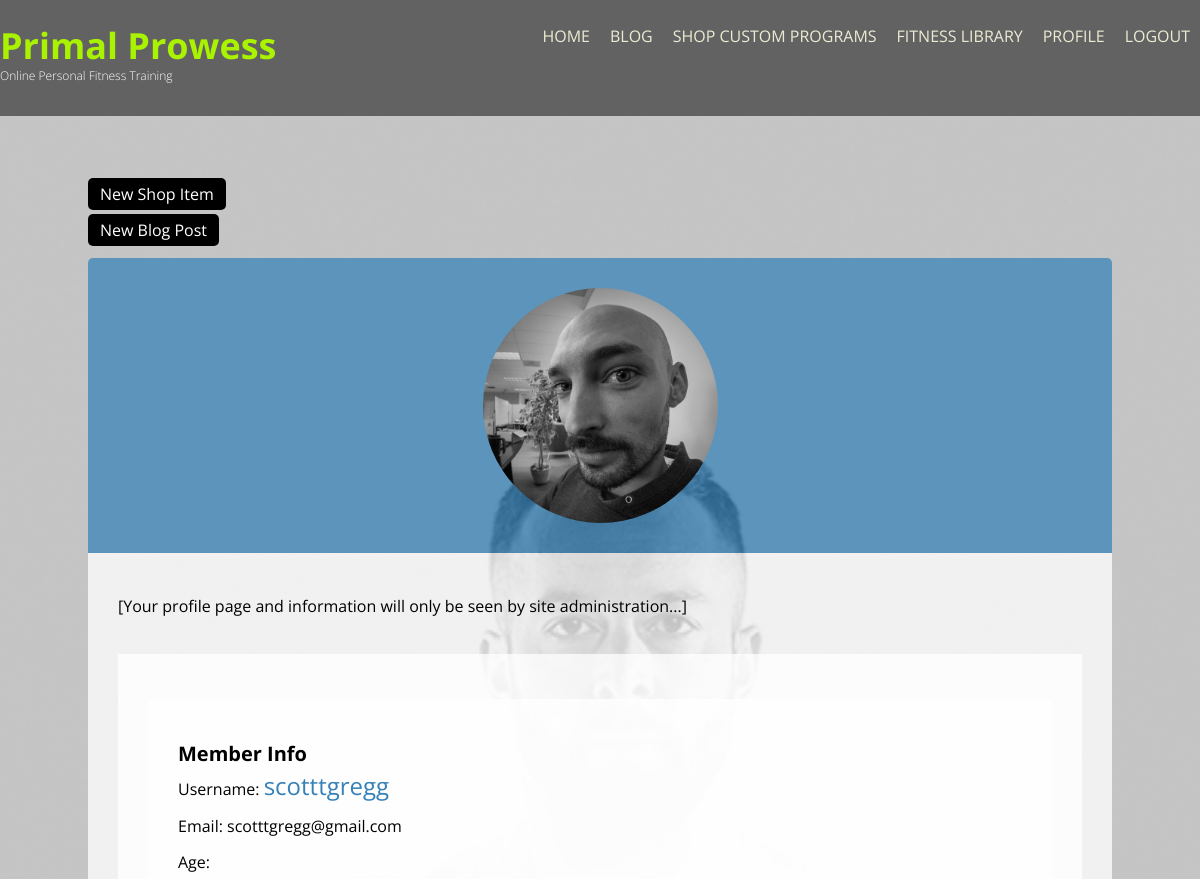
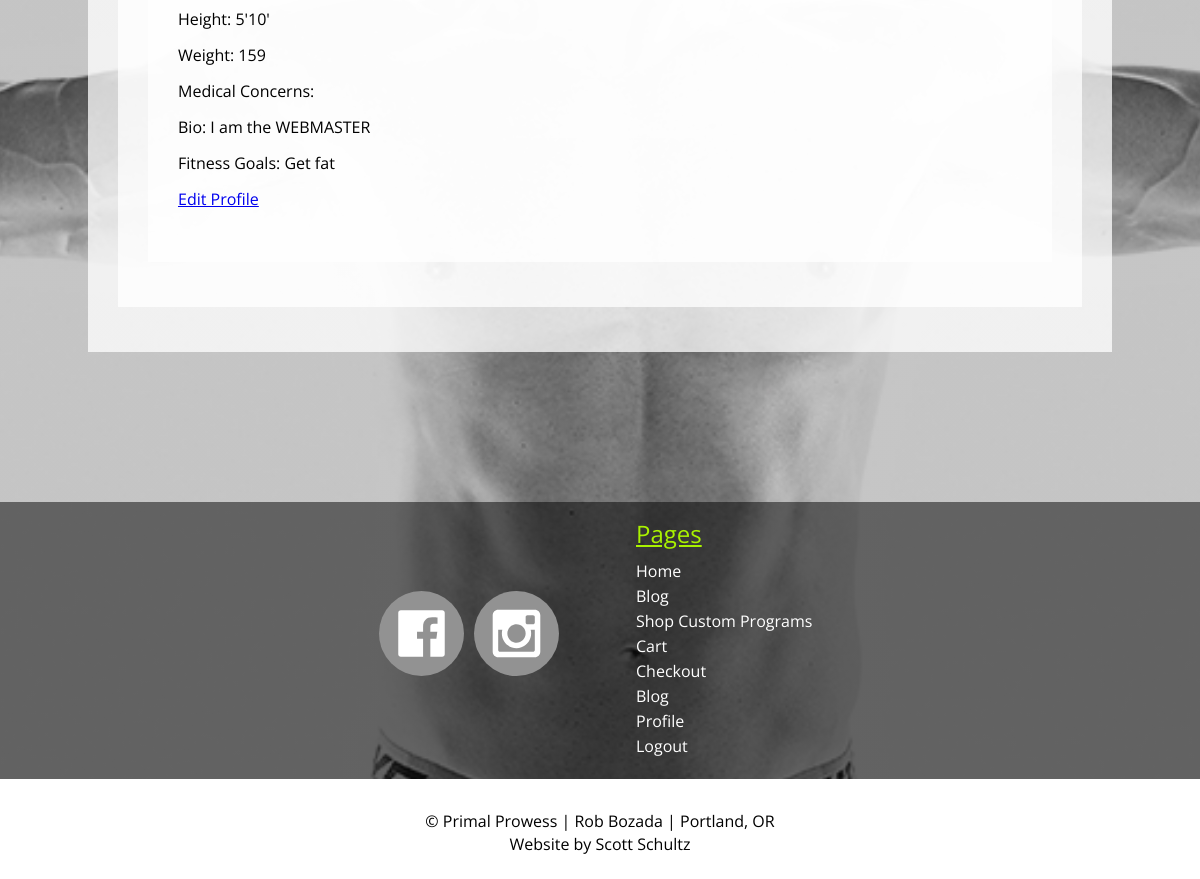
Page /accounts/profile/ (signed in) on the committed database (2 pictures, top to bottom).
### accounts/models.py (models this page shows, shortened)
class User(AbstractUser):
    first_name = models.CharField(max_length=30)
    last_name = models.CharField(max_length=30)
    bio = models.TextField()
    email = models.CharField(max_length=30)
    height = models.CharField(max_length=30, blank=True)
    weight = models.CharField(max_length=30, blank=True)
    goals = models.CharField(max_length=500, blank=True)
    profile_img = models.ImageField(upload_to=profile_img_uh, blank=True, null=True)

### accounts/views.py (the view)
# urls.py: path('profile/', views.profile, name='profile'),
def profile(request):
    return render(request, "accounts/profile.html")

### accounts/templatetags/accounts_tags.py (called while the page is built)
@register.simple_tag
def profile_image_or_default(user):
    if user.profile_img:
        print(user.profile_img.url)
        return mark_safe('<img class="profile_pic" src="{}" alt="{}">'.format(user.profile_img.url, user.username))
    return mark_safe('<img class="default_profile profile_pic" src={} alt="Placeholder Image">'.format('/static/accounts/img/profile_default.png'))

### accounts/templates/accounts/profile.html
{% extends 'base.html' %}
{% load accounts_tags %}
{% block content %}
    <main class="profile_page">
        {% if user.is_staff %}
            <ul>
                <li class="admin-button"><a href="{% url 'store_create' %}">New Shop Item</a></li>
                <li class="admin-button"><a href="{% url 'blog_create' %}?next=/">New Blog Post</a></li>
            </ul>
        {% endif %}
        <section class="profile_pic">
            {% profile_image_or_default user %}
        </section>
        <div class="profile_page">
            <p class="message">[Your profile page and information will only be seen by site administration...]</p>
            <div class="stats_and_info">
                <div class="profile_trainer_card">
                    <h1>Member Info</h1>
                    <p class="profile">Username: <span class="username">{{ user.username }}</span></p>
                    <p class="profile">Email: {{ user.email }}</p>
                    <p class="profile">Age: {{ user.age }}</p>
                    <p class="profile">Height: {{ user.height }}</p>
                    <p class="profile">Weight: {{ user.weight }}</p>
                    <p class="profile">Medical Concerns: {{ user.medical }}</p>
                    <p class="profile">Bio: {{ user.bio }}</p>
                    <p class="profile">Fitness Goals: {{ user.goals }}</p>
                    <p class="profile"><a class="edit_profile" href="{% url 'profile_edit' %}">Edit Profile</a></p>
                </div>
            </div>
        </div>
    </main>
{% endblock %}

### accounts/static/styles/style.css (style rules this page uses)
body { background: linear-gradient(rgba(64, 64, 64, 0.3), rgba(64, 64, 64, 0.3)), url("/static/accounts/img/rob_correct_crop.jpg"); background-repeat: no-repeat; background-attachment: fixed; background-position: center; background-size: cover; font-family: 'Open Sans', sans-serif; }
main { margin: 0 auto; }
main.profile_page { max-width: 1024px; margin: -430px auto 0 auto; }
main.profile_page div { background-color: rgba(255, 255, 255, 0.75); margin: 0 auto 0 auto; padding: 45px 30px; max-width: 1024px; }
main.profile_page div h1 { font-size: 1.25em; font-weight: bold; }
main.profile_page div p.profile { padding: 10px 0; }
main.profile_page div p.message { padding: 0 0 40px 0; }
main.profile_page div span.username { font-size: 1.5em; color: #3581B8; }
main.profile_page section { background-color: rgba(53, 129, 184, 0.72); border-top-left-radius: 5px; border-top-right-radius: 5px; max-width: 1024px; padding: 0 30px; margin: 0 auto 0 auto; }
main.profile_page img.profile_pic { max-width: 235px; border-radius: 50%; padding: 30px; display: block; margin: 0 auto; }
main.profile_page li { margin: 20px 0 20px 0; }
main.profile_page li a { background-color: black; color: white; text-decoration: none; padding: 5px 12px; border-radius: 5px; display: inline; }

### rows in the picture
User: profile_img+username (picture), username "scotttgregg", email "scotttgregg@gmail.com", height "5'10'", weight "159", bio "I am the WEBMASTER", goals "Get fat"
